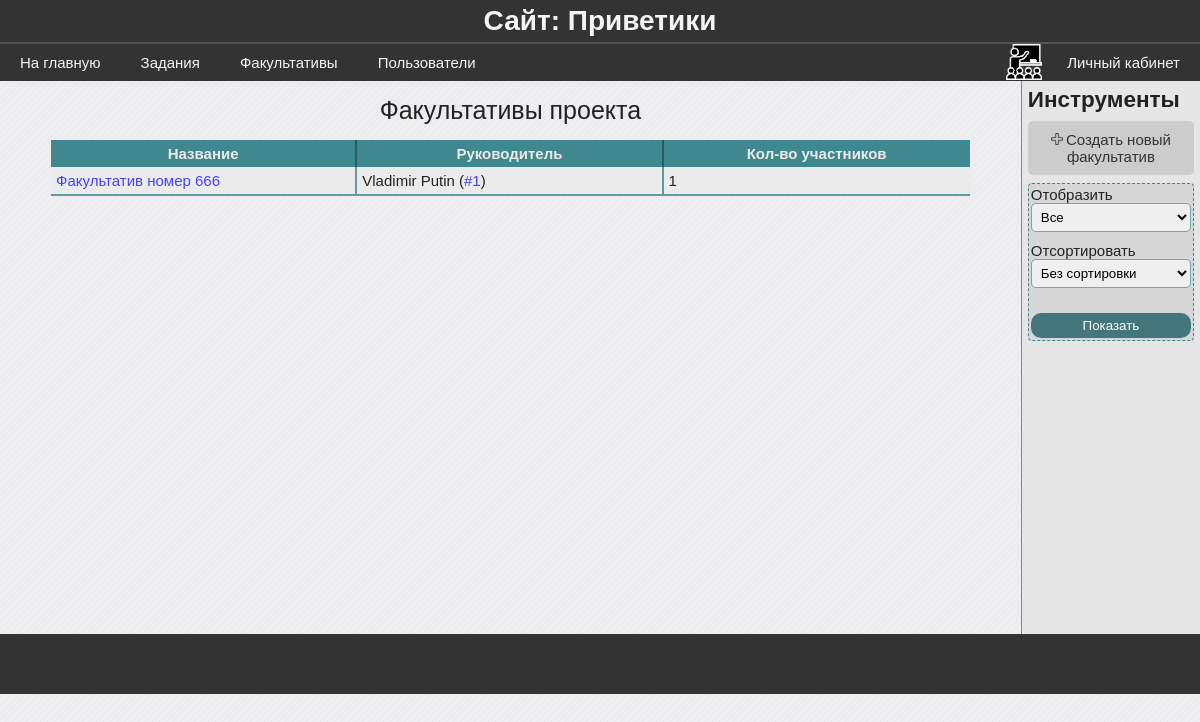
Before: /groups (signed in) with the older database file.
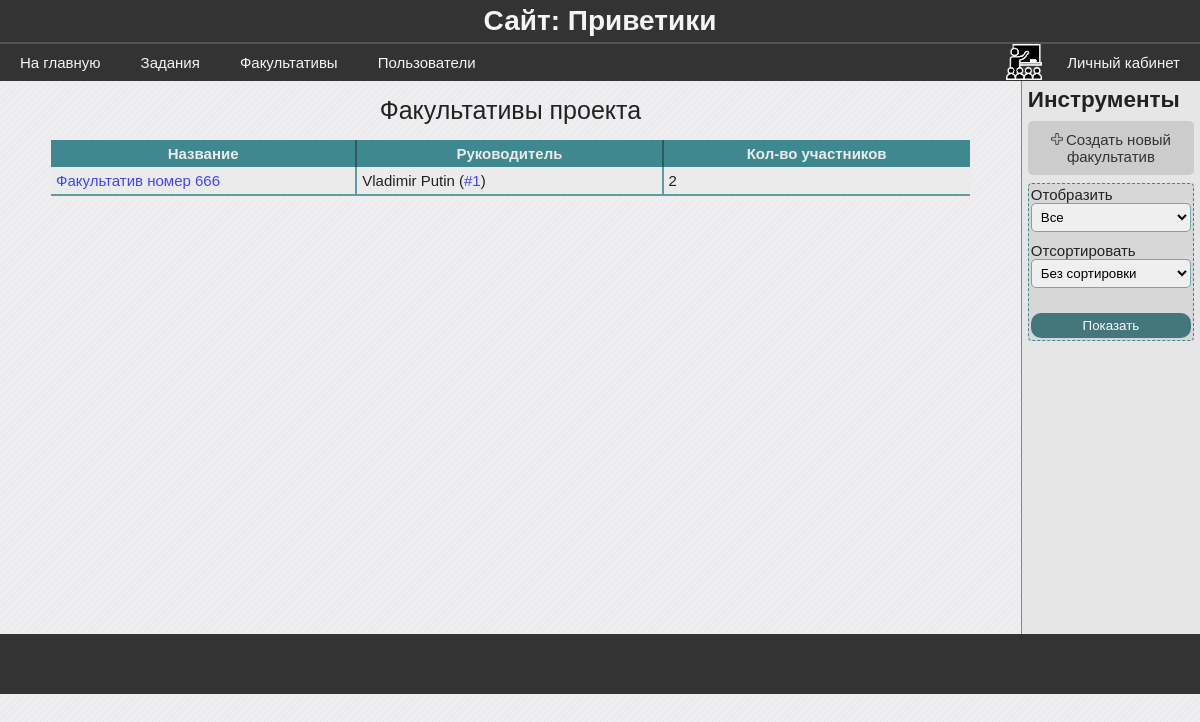
After: the same page with the newer database file.
### data/model_groups.py (models this page shows)
class Group(SqlAlchemyBase, SerializerMixin):
    __tablename__ = 'groups'
    id = sqlalchemy.Column(sqlalchemy.Integer,
                           primary_key=True,
                           autoincrement=True)
    name = sqlalchemy.Column(sqlalchemy.String)
    leader_id = sqlalchemy.Column(sqlalchemy.Integer,
                                  sqlalchemy.ForeignKey('users.id'))
    info = sqlalchemy.Column(sqlalchemy.String)
    users_num = sqlalchemy.Column(sqlalchemy.Integer, default=0)
    tasks = sqlalchemy.orm.relation("Task",
                                    secondary="groups_to_tasks",
                                    backref="groups")
    @hybrid_property
    def leader(self):
        session = create_session()
        leader = session.query(User).get(self.leader_id)
        return leader

### data/model_users.py (models this page shows, shortened)
class User(SqlAlchemyBase, UserMixin, SerializerMixin):
    __tablename__ = 'users'
    id = sqlalchemy.Column(sqlalchemy.Integer,
                           primary_key=True, autoincrement=True)
    surname = sqlalchemy.Column(sqlalchemy.String)
    name = sqlalchemy.Column(sqlalchemy.String)
    age = sqlalchemy.Column(sqlalchemy.Integer)
    email = sqlalchemy.Column(sqlalchemy.String)
    type = sqlalchemy.Column(sqlalchemy.Integer)
    last_time_in = sqlalchemy.Column(sqlalchemy.String,
                                     default=time.ctime)
    hashed_password = sqlalchemy.Column(sqlalchemy.String)
    groups = sqlalchemy.orm.relation("Group",
                                     secondary="users_to_groups",
                                     backref="users")
    tasks = sqlalchemy.orm.relation("Task",
                                    secondary="users_to_tasks",
                                    backref="addirional_users")

### blueprints/groups.py (the view)
@blueprint.route('/groups', methods=["GET", "POST"])
def groups():
    session = db_session.create_session()
    form = FormFilterGroups()
    if form.validate_on_submit():
        if form.filter_by.data == 2:
            groups = session.query(Group).all()
        else:
            groups = current_user.groups
        if form.sort_by.data == 2:
            groups.sort(key=lambda x: x.name)
        elif form.sort_by.data == 1:
            groups.sort(key=lambda x: -x.users_num)
        return render_template('groups.html', groups=groups, bool_userbox=True, form=form)
    else:
        groups = session.query(Group).all()
        return render_template('groups.html', groups=groups, bool_userbox=True, form=form)

### forms/form_filter_groups.py
class FormFilterGroups(FlaskForm):
    filter_by = SelectField('Отобразить', choices=[(2, 'Все'), (1, 'Мои группы')], coerce=int)
    sort_by = SelectField('Отсортировать', choices=[(3, 'Без сортировки'), (2, 'По алфавиту'), (1, 'По колличеству участников')], coerce=int)
    submit = SubmitField('Показать')

### blueprints/user_authenticate.py (called while the page is built)
@login_manager.user_loader
def user_load(user_id):
    session = db_session.create_session()
    return session.query(User).get(user_id)

### data/db_session.py (called while the page is built)
def create_session() -> Session:
    global __factory
    return __factory()

### templates/groups.html (shortened to what this page needs)
{% extends "base.html" %}
{% block content %}
    <table class="average-table">
        <caption>Факультативы проекта</caption>
        <thead>
            <th>Название</th>
            <th>Руководитель</th>
            <th>Кол-во участников</th>
        </thead>
        <tbody>
            {% for group in groups %}
                <tr>
                    <td><a href="/group/{{ group.id }}">{{ group.name }}</a></td>
                    <td>{{ group.leader.name }} {{ group.leader.surname }} (<a href="/user/{{ group.leader_id }}">#{{ group.leader_id }}</a>)</td>
                    <td>{{ group.users_num }}</td>
                </tr>
            {% endfor %}
        </tbody>
    </table>
{% endblock %}
{% if bool_userbox %}
{% block userbox %}
    <h2>Инструменты</h2>
    {% from 'macros/render_field.html' import render_field %}
    {% if current_user.type < 3 %}
    <a href="/add_group" class='btn'>
        <img src="/static/images/add_icon1.png" alt="">Создать новый факультатив</a>
    {% endif %}
    <form method="POST" class="mini-form" novalidate>
        {% if current_user.is_authenticated %}
        {{ render_field(form.filter_by, class="form-field") }}
        {% endif %}
        {{ render_field(form.sort_by, class="form-field") }}
        <section>
            {{ form.submit(class='blue-btn submit') }}
        </section>
    </form>
{% endblock %}
{% endif %}

Changed rows visible on the page:
changed Group "Факультатив номер 666": users_num "1" → "2"
